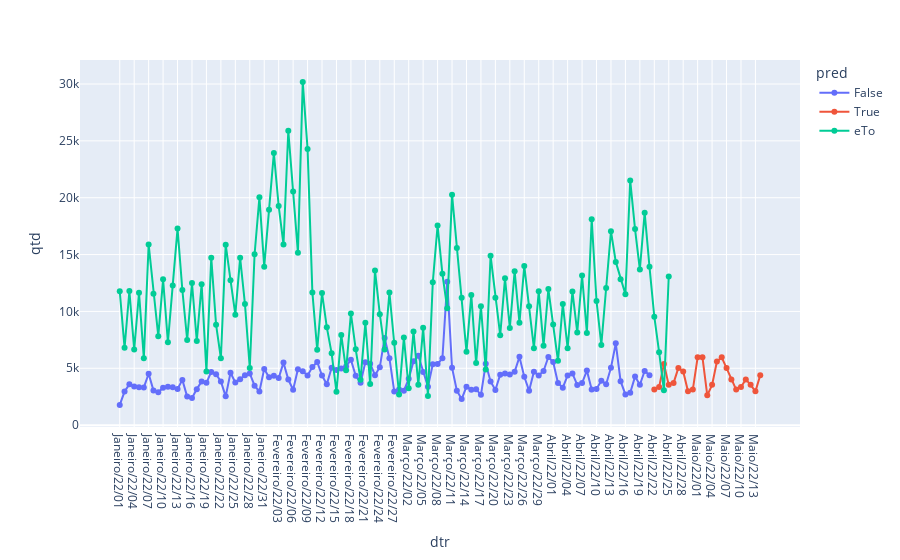

The notebook cell this image was saved under:
### Code cell
import plotly.express as px 
import pandas as pd 
import numpy as np 

# Get some data
df = pd.read_json("GC.json")

# Plot 
fig = px.line(df, x="dtr", y="qtd", color="pred",markers="True")

# Only thing I figured is - I could do this 
fig.add_scatter(x=df['dtr'], y=df['eTo'] , name="eTo",mode ="lines+markers")# Not what is desired - need a line 

# Show plot 
fig.show()
"Abril/22/24"

### Figure 1 — Plotly figure (JSON) as saved in the notebook; plotly's stock layout.template omitted (floating-point values rounded to 4 significant figures; data arrays with more than 128 entries replaced by an {"elided": "..."} marker saying what was removed)
{"data": [{"hovertemplate": "pred=False<br>dtr=%{x}<br>qtd=%{y}<extra></extra>", "legendgroup": "False", "line": {"color": "#636efa", "dash": "solid"}, "marker": {"symbol": "circle"}, "mode": "markers+lines", "name": "False", "orientation": "v", "showlegend": true, "type": "scatter", "x": ["Janeiro/22/01", "Janeiro/22/02", "Janeiro/22/03", "Janeiro/22/04", "Janeiro/22/05", "Janeiro/22/06", "Janeiro/22/07", "Janeiro/22/08", "Janeiro/22/09", "Janeiro/22/10", "Janeiro/22/11", "Janeiro/22/12", "Janeiro/22/13", "Janeiro/22/14", "Janeiro/22/15", "Janeiro/22/16", "Janeiro/22/17", "Janeiro/22/18", "Janeiro/22/19", "Janeiro/22/20", "Janeiro/22/21", "Janeiro/22/22", "Janeiro/22/23", "Janeiro/22/24", "Janeiro/22/25", "Janeiro/22/26", "Janeiro/22/27", "Janeiro/22/28", "Janeiro/22/29", "Janeiro/22/30", "Janeiro/22/31", "Fevereiro/22/01", "Fevereiro/22/02", "Fevereiro/22/03", "Fevereiro/22/04", "Fevereiro/22/05", "Fevereiro/22/06", "Fevereiro/22/07", "Fevereiro/22/08", "Fevereiro/22/09", "Fevereiro/22/10", "Fevereiro/22/11", "Fevereiro/22/12", "Fevereiro/22/13", "Fevereiro/22/14", "Fevereiro/22/15", "Fevereiro/22/16", "Fevereiro/22/17", "Fevereiro/22/18", "Fevereiro/22/19", "Fevereiro/22/20", "Fevereiro/22/21", "Fevereiro/22/22", "Fevereiro/22/23", "Fevereiro/22/24", "Fevereiro/22/25", "Fevereiro/22/26", "Fevereiro/22/27", "Fevereiro/22/28", "Março/22/01", "Março/22/02", "Março/22/03", "Março/22/04", "Março/22/05", "Março/22/06", "Março/22/07", "Março/22/08", "Março/22/09", "Março/22/10", "Março/22/11", "Março/22/12", "Março/22/13", "Março/22/14", "Março/22/15", "Março/22/16", "Março/22/17", "Março/22/18", "Março/22/19", "Março/22/20", "Março/22/21", "Março/22/22", "Março/22/23", "Março/22/24", "Março/22/25", "Março/22/26", "Março/22/27", "Março/22/28", "Março/22/29", "Março/22/30", "Março/22/31", "Abril/22/01", "Abril/22/02", "Abril/22/03", "Abril/22/04", "Abril/22/05", "Abril/22/06", "Abril/22/07", "Abril/22/08", "Abril/22/09", "Abril/22/10", "Abril/22/11", "Abril/22/12", "Abril/22/13", "Abril/22/14", "Abril/22/15", "Abril/22/16", "Abril/22/17", "Abril/22/18", "Abril/22/19", "Abril/22/20", "Abril/22/21"], "xaxis": "x", "y": [1779, 2953, 3588, 3407, 3330, 3320, 4518, 3056, 2889, 3285, 3366, 3333, 3174, 3979, 2509, 2384, 3166, 3839, 3717, 4676, 4478, 3836, 2529, 4604, 3752, 4027, 4393, 4548, 3466, 2955, 4944, 4201, 4343, 4135, 5498, 4009, 3110, 4918, 4733, 4361, 5105, 5555, 4356, 3604, 5052, 4849, 4976, 5155, 5751, 4336, 3732, 5537, 5404, 4391, 5094, 7670, 5891, 2964, 3128, 3027, 4069, 5616, 6096, 4664, 3377, 5344, 5381, 5876, 12618, 5052, 3023, 2287, 3385, 3103, 3160, 2665, 5392, 3846, 3099, 4428, 4538, 4453, 4684, 6003, 4254, 3032, 4692, 4373, 4759, 5991, 5556, 3700, 3293, 4367, 4542, 3533, 3698, 4796, 3129, 3187, 3902, 3601, 5043, 7195, 3863, 2697, 2847, 4269, 3554, 4760, 4387], "yaxis": "y"}, {"hovertemplate": "pred=True<br>dtr=%{x}<br>qtd=%{y}<extra></extra>", "legendgroup": "True", "line": {"color": "#EF553B", "dash": "solid"}, "marker": {"symbol": "circle"}, "mode": "markers+lines", "name": "True", "orientation": "v", "showlegend": true, "type": "scatter", "x": ["Abril/22/22", "Abril/22/23", "Abril/22/24", "Abril/22/25", "Abril/22/26", "Abril/22/27", "Abril/22/28", "Abril/22/29", "Abril/22/30", "Maio/22/01", "Maio/22/02", "Maio/22/03", "Maio/22/04", "Maio/22/05", "Maio/22/06", "Maio/22/07", "Maio/22/08", "Maio/22/09", "Maio/22/10", "Maio/22/11", "Maio/22/12", "Maio/22/13", "Maio/22/14"], "xaxis": "x", "y": [3124.0, 3348.0, 5376.0, 3540.0, 3712.0, 5029.0, 4720.0, 2972.0, 3124.0, 5966.0, 5966.0, 2624.0, 3540.0, 5601.0, 5966.0, 5029.0, 4018, 3124.0, 3348.0, 4018, 3540.0, 2972.0, 4388.0], "yaxis": "y"}, {"mode": "lines+markers", "name": "eTo", "type": "scatter", "x": {"elided": "134 str values"}, "y": {"elided": "134 mixed values"}}], "layout": {"legend": {"title": {"text": "pred"}, "tracegroupgap": 0}, "margin": {"t": 60}, "xaxis": {"anchor": "y", "domain": [0, 1], "title": {"text": "dtr"}}, "yaxis": {"anchor": "x", "domain": [0, 1], "title": {"text": "qtd"}}}}
